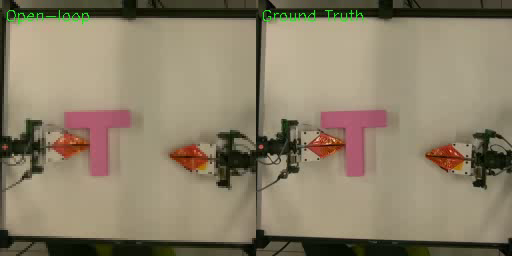
#> input picture part2_samples/ep3_mp4_t000.png, 512 x 256 px
$ python -i perception_iws.py   (imports and definitions only)
#> lines starting #> are read from the running program, lines starting #| are printed output that depends on the picture; after the words box and inside, x2 and y2 are one past the last pixel; in counts of white or black regions, pixels touching at a corner belong together
### part1/se2.py
"""SE(2) Lie-group utilities.

Convention: xi = (rho_x, rho_y, phi) for se(2) 3-vectors
(translation-first, then rotation).
"""

import numpy as np

_J = np.array([[0.0, -1.0], [1.0, 0.0]])
_SMALL = 1e-9


def wrap_angle(a):
    """Wrap scalar angle to (-pi, pi]."""
    return float((a + np.pi) % (2 * np.pi) - np.pi)


# [86 lines left out: functions hat2, vee2, expm_se2, logm_se2, pose_to_SE2, SE2_to_pose and 2 more, not called in this run]

### part2/perception_iws.py
"""IWS-PushT perception: HSV pink-T detector with PCA orientation.

The IWS PushT scene shows a saturated pink T-block on a white tabletop with
two orange end-effectors and visible robot arms in the background. The
existing Part 1 detector (`part1.perception.detect_pixel`) was tuned for
MuJoCo's purple T at 256x256; the bounds need slight relaxation for the
real-camera pink (slightly higher H, lower S floor) and the morphology
needs a larger kernel to fight JPEG/mp4v ringing.

Path A (HSV + PCA) is what we use here. Returns pose in **image-pixel**
units `(cx_px, cy_px, theta_rad)` -- no homography to world coords, since
the IWS camera is third-person with perspective. NIS in pixel space is
still well-defined: only the `(z - ẑ)ᵀ S⁻¹ (z - ẑ)` quadratic form matters.

Public API:
    detect(rgb_uint8) -> np.ndarray | None    # returns [x_px, y_px, theta]
    visualize_detection(rgb, pose) -> rgb_with_overlay
"""

from __future__ import annotations

from typing import Optional

import cv2
import numpy as np

from part1.se2 import wrap_angle

# HSV bounds for the pink T. Wider than Part 1's MuJoCo bounds because
# the real-world pink under lab lighting + mp4v compression spreads in S/V.
# Reference values cross-checked against `physics_metrics.extract_state`
# (which uses [130,40,80]-[175,255,255]) and Part 1 (`[135,30,40]-[170,255,255]`).
HSV_LO = np.array([135, 60, 60], dtype=np.uint8)
HSV_HI = np.array([175, 255, 255], dtype=np.uint8)

# Minimum mask area in pixels (256x256 frame) to consider a detection valid.
# The T-block at this scale is ~1500-3000 px; 250 catches partial occlusion
# but rejects spurious texture.
MIN_AREA_PX = 250

# Morphology kernel size. mp4v ringing breaks the mask into 2-3 pieces with
# 3x3; 5x5 closes them reliably.
MORPH_KERNEL = np.ones((5, 5), np.uint8)


def detect_pixel(rgb: np.ndarray,
                 prev_theta: Optional[float] = None) -> Optional[tuple]:
    """Low-level: HSV + PCA on the largest pink mask. Pixel coords."""
    if rgb.ndim != 3 or rgb.shape[2] != 3:
        raise ValueError(f"expected (H,W,3) RGB; got {rgb.shape}")

    img = cv2.GaussianBlur(rgb, (3, 3), 0.8)
    hsv = cv2.cvtColor(img, cv2.COLOR_RGB2HSV)
#> hsv: shape (256, 512, 3); mean H, S, V 27.5, 74.2, 140.3
    mask = cv2.inRange(hsv, HSV_LO, HSV_HI)
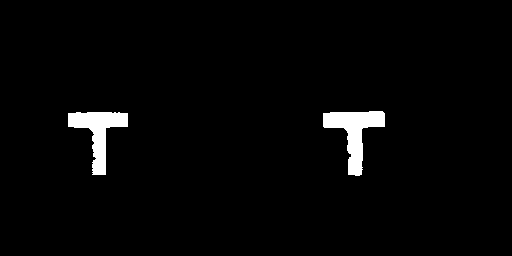
#> mask: shape (256, 512); 2.4% white; 2 white regions, box (x1, y1, x2, y2) and area: (323, 111, 385, 176) 1673, (68, 112, 128, 175) 1538
    mask = cv2.morphologyEx(mask, cv2.MORPH_OPEN, MORPH_KERNEL)
#> mask: shape (256, 512); 2.4% white; 2 white regions, box (x1, y1, x2, y2) and area: (323, 111, 385, 176) 1667, (68, 112, 128, 175) 1517
    mask = cv2.morphologyEx(mask, cv2.MORPH_CLOSE, MORPH_KERNEL)
#> mask: shape (256, 512); 2.4% white; 2 white regions, box (x1, y1, x2, y2) and area: (323, 111, 385, 176) 1673, (68, 112, 128, 175) 1528

    num, labels, stats, _ = cv2.connectedComponentsWithStats(mask, 8)
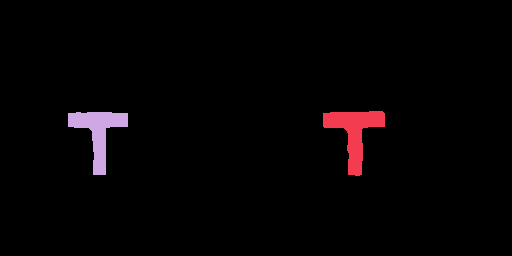
#> labels: shape (256, 512) int32; 3 distinct labels, from 0 to 2; one colour per label, 0 black
#> num = 3; stats = [[0, 0, 512, 256, 127871], [323, 111, 62, 65, 1673], [68, 112, 60, 63, 1528]]
    if num <= 1:
        return None
    areas = stats[1:, cv2.CC_STAT_AREA]
#> areas = [1673, 1528]
    largest = int(np.argmax(areas)) + 1
#> largest = 1
    area = int(stats[largest, cv2.CC_STAT_AREA])
#> area = 1673
    if area < MIN_AREA_PX:
        return None
    mask = (labels == largest).astype(np.uint8) * 255
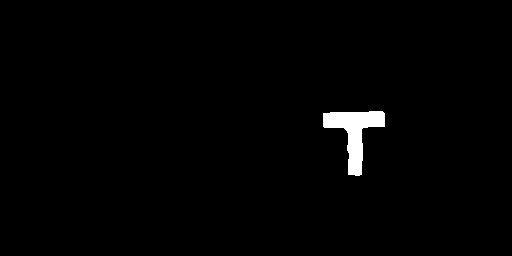
#> mask: shape (256, 512); 1.3% white; 1 white region, box (x1, y1, x2, y2) and area: (323, 111, 385, 176) 1673

    ys, xs = np.where(mask > 0)
#> ys = 1673 values from 111 to 175; xs = 1673 values, max 384 at index 129, min 323 at index 68, mean 354
    if len(xs) < MIN_AREA_PX:
        return None

    cx = float(np.mean(xs))
#> cx = 354
    cy = float(np.mean(ys))
#> cy = 132.3

    pts = np.column_stack([xs - cx, ys - cy]).astype(np.float64)
#> pts = 1673 pairs, first value -31.02 to 29.98, second value -21.32 to 42.68
    cov = pts.T @ pts / len(pts)
#> cov = [[192.2, 5.01], [5.01, 329.9]]
    _, evecs = np.linalg.eigh(cov)
#> evecs = [[-0.999, 0.0363], [0.0363, 0.999]]
    stem_axis = evecs[:, 1]
#> stem_axis = [0.0363, 0.999]
    proj = pts @ stem_axis
#> proj = 1673 values, max 42.83 at index 1672, min -21.18 at index 14, mean 0
    if proj.max() < -proj.min():
        stem_axis = -stem_axis

    # PCA gives an axis in image (x, y_down) coords. Convert to a "world-like"
    # angle with y-up by flipping y, then subtract pi/2 so theta=0 means stem
    # pointing right (matches Part 1 convention).
    theta = np.arctan2(-stem_axis[1], stem_axis[0]) - np.pi / 2
#> theta = -3.11
    theta = wrap_angle(theta)

    if prev_theta is not None:
        diff1 = abs(wrap_angle(theta - prev_theta))
        diff2 = abs(wrap_angle(theta + np.pi - prev_theta))
        if diff2 < diff1:
            theta = wrap_angle(theta + np.pi)

    return cx, cy, theta, area


# [63 lines left out: functions detect, visualize_detection, detection_drop_rate, detect_episode, not called in this run]

>>> import cv2
>>> picture = cv2.cvtColor(cv2.imread('../part2_samples/ep3_mp4_t000.png'), cv2.COLOR_BGR2RGB)
>>> result = detect_pixel(picture)
#> result = (354, 132.3, -3.11, 1673)

$ run again, on part2_samples/ep3_mp4_t150.png
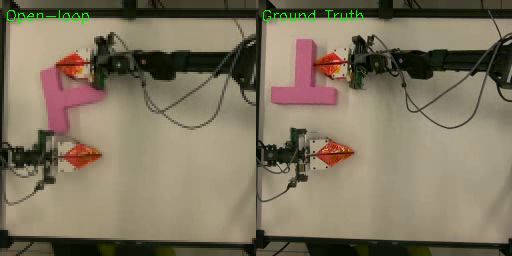
#> input picture part2_samples/ep3_mp4_t150.png, 512 x 256 px
#> hsv: shape (256, 512, 3); mean H, S, V 28.6, 77.7, 129
#> in detect_pixel, `num, labels, stats, _ = cv2.connectedComponentsWithStats(mask, 8)`:
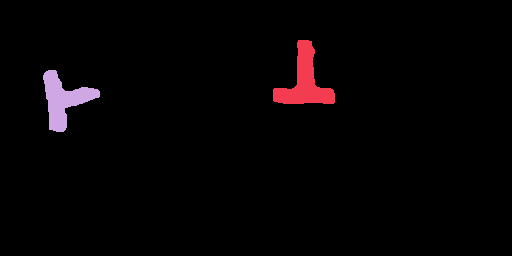
#> labels: shape (256, 512) int32; 3 distinct labels, from 0 to 2; one colour per label, 0 black
#> num = 3; stats = [[0, 0, 512, 256, 127786], [273, 40, 62, 64, 1748], [43, 70, 57, 62, 1538]]
#> areas = [1748, 1538]
#> largest = 1
#> area = 1748
#> in detect_pixel, `mask = (labels == largest).astype(np.uint8) * 255`:
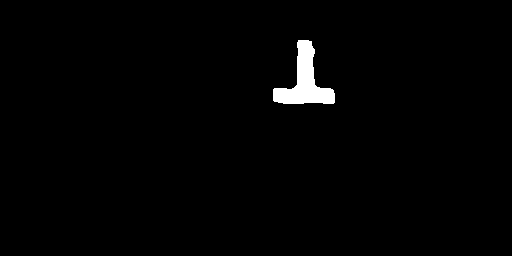
#> mask: shape (256, 512); 1.3% white; 1 white region, box (x1, y1, x2, y2) and area: (273, 40, 335, 104) 1748
#> ys = 1748 values from 40 to 103; xs = 1748 values, max 334 at index 1163, min 273 at index 859, mean 304.2
#> cx = 304.2
#> cy = 81.18
#> pts = 1748 pairs, first value -31.25 to 29.75, second value -41.18 to 21.82
#> cov = [[179.5, -8.08], [-8.08, 333.9]]
#> evecs = [[-0.999, -0.0522], [-0.0522, 0.999]]
#> in detect_pixel, `stem_axis = evecs[:, 1]`: stem_axis = [-0.0522, 0.999]
#> proj = 1748 values, max 22.9 at index 1716, min -41.32 at index 10, mean -4.16e-15
#> in detect_pixel, `stem_axis = -stem_axis`: stem_axis = [0.0522, -0.999]
#> theta = -0.0522
#> result = (304.2, 81.18, -0.0522, 1748)
